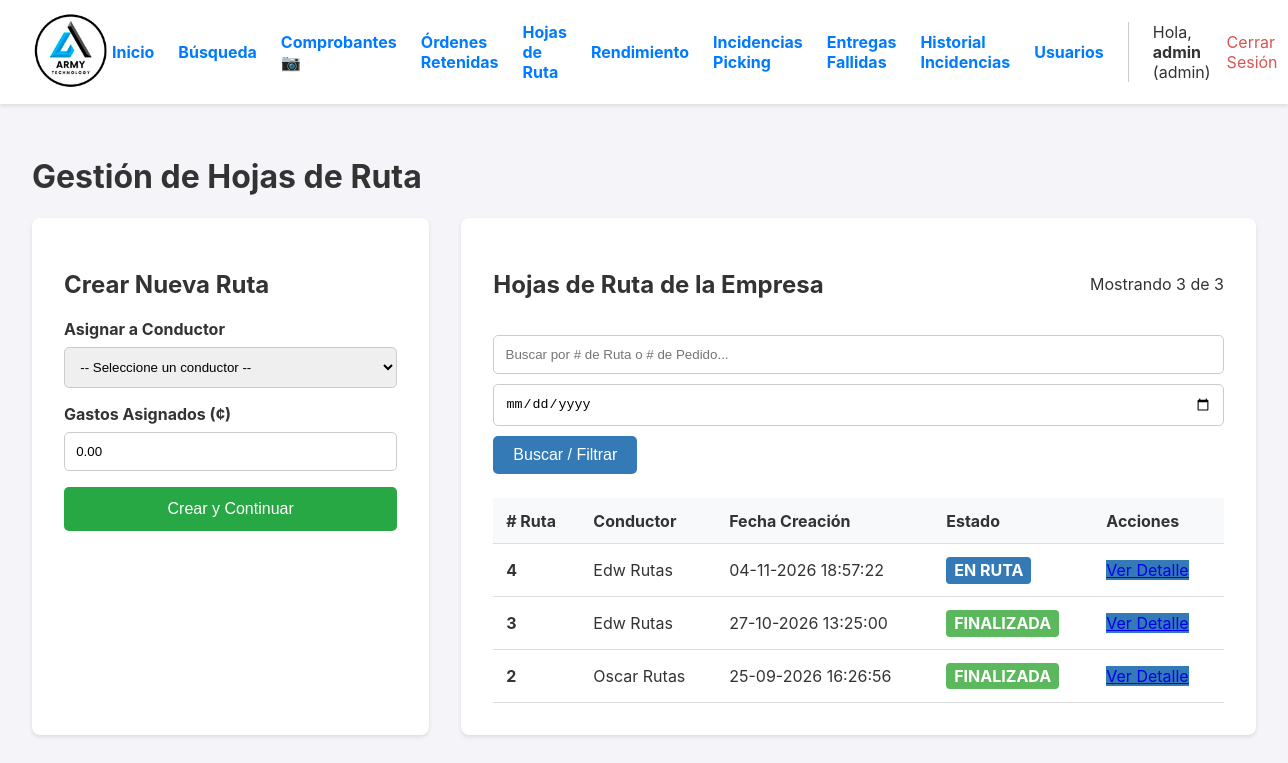
The app's page /rutas (signed in), older data.
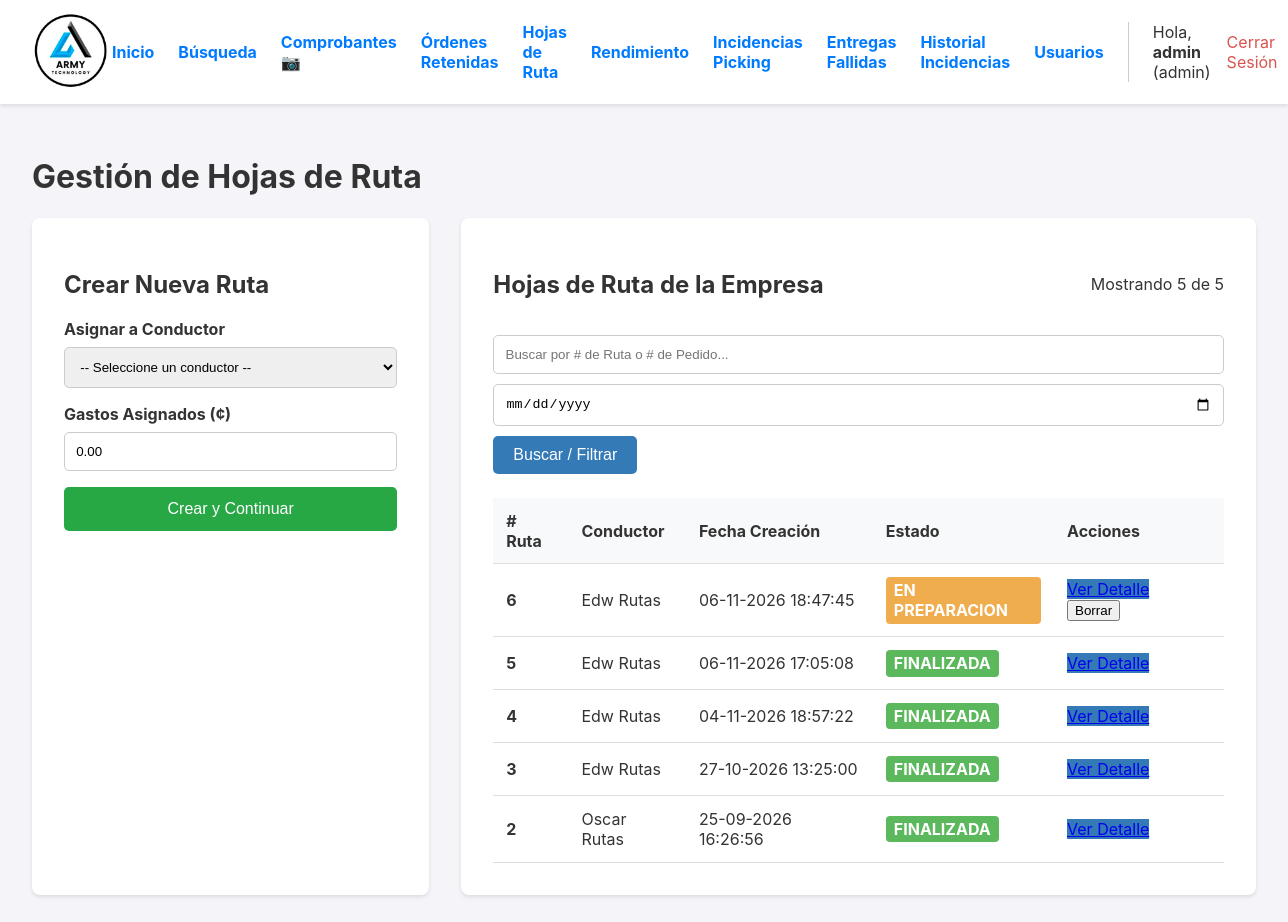
The same page, newer data.
### app.py (models this page shows, shortened)
class HojaDeRuta(db.Model):
    __tablename__ = 'hoja_de_ruta'
    id = db.Column(db.Integer, primary_key=True)
    fecha_creacion = db.Column(db.DateTime, default=datetime.datetime.utcnow)
    estado = db.Column(db.String(20), nullable=False, default='EN_PREPARACION')
    gastos_asignados = db.Column(db.Float, nullable=False, default=0.0)
    ordenes = db.relationship('Orden', backref='hoja_de_ruta', lazy='dynamic')
    transacciones = db.relationship('Transaccion', backref='hoja_de_ruta', lazy='dynamic', cascade="all, delete-orphan")
    gastos_viaje = db.relationship('GastoViaje', backref='hoja_de_ruta', lazy='dynamic', cascade="all, delete-orphan")
    fecha_finalizacion = db.Column(db.DateTime, nullable=True)
    tipo_entrega = db.Column(db.String(20), nullable=False, default='INTERNA') # Valores: 'INTERNA', 'EXTERNA'
    conductor_id = db.Column(db.Integer, db.ForeignKey('user.id'), nullable=True) # Ahora es opcional
    conductor = db.relationship('User', backref='hojas_de_ruta')
    nombre_transportista = db.Column(db.String(100), nullable=True) # Ej: "Guatex", "Cargo Expreso"
    nombre_receptor = db.Column(db.String(100), nullable=True)     # Nombre de la persona que recibe
    id_receptor = db.Column(db.String(50), nullable=True)          # DPI, Cédula, etc.

class User(UserMixin, db.Model):
    id = db.Column(db.Integer, primary_key=True)
    username = db.Column(db.String(80), unique=True, nullable=False)
    password_hash = db.Column(db.String(256), nullable=False)
    role = db.Column(db.String(20), nullable=False, default='operario')

### app.py (the view, shortened to what this page needs)
@app.route('/rutas', methods=['GET', 'POST'])
@login_required
@logistica_required
def gestionar_rutas():
    page = request.args.get('page', 1, type=int)
    search_query = request.args.get('search', '').strip()
    fecha_filtro = request.args.get('fecha', '').strip() # Extraemos el nuevo parámetro de fecha
    RUTAS_POR_PAGINA = 30
    query_base = db.select(HojaDeRuta).options(joinedload(HojaDeRuta.conductor)).where(HojaDeRuta.tipo_entrega == 'INTERNA')
    query_base = query_base.order_by(HojaDeRuta.fecha_creacion.desc())
    pagination = db.paginate(query_base, page=page, per_page=RUTAS_POR_PAGINA, error_out=False)
    rutas = pagination.items
    conductores = db.session.execute(db.select(User).filter_by(role='conductor').order_by(User.username)).scalars().all()
    return render_template(
        'gestionar_rutas.html',
        rutas=rutas,
        conductores=conductores,
        pagination=pagination,
        search_query=search_query,
        fecha_filtro=fecha_filtro # Pasamos el filtro para mantener el valor en la interfaz
    )

### app.py (called while the page is built)
def logistica_required(f):
    @wraps(f)
    def decorated_function(*args, **kwargs):
        if not current_user.is_authenticated or current_user.role not in ['admin', 'operario', 'garantias']:
            flash('Se requiere rol de Administrador, Operario o Garantías para acceder a esta página.', 'error')
            return redirect(url_for('dashboard'))
        return f(*args, **kwargs)
    return decorated_function

@login_manager.user_loader
def load_user(user_id):
    return db.session.get(User, int(user_id))

@app.template_filter('localtime')
def to_localtime_filter(utc_datetime):
    if not utc_datetime: return ""
    local_tz = pytz.timezone('America/Costa_Rica')
    local_dt = utc_datetime.replace(tzinfo=pytz.utc).astimezone(local_tz)
    return local_dt.strftime('%d-%m-%Y %H:%M:%S')

### templates/gestionar_rutas.html (shortened to what this page needs)
{% extends "layout.html" %}
{% block content %}
<h1>Gestión de Hojas de Ruta</h1>
<div class="admin-container">
    <div class="form-container">
        <h2>Crear Nueva Ruta</h2>
        <form method="POST">
            <div class="form-group">
                <label for="conductor_id">Asignar a Conductor</label>
                <select id="conductor_id" name="conductor_id" required>
                    <option value="">-- Seleccione un conductor --</option>
                </select>
            </div>
            <div class="form-group">
                <label for="gastos_asignados">Gastos Asignados (¢)</label>
                <input type="number" id="gastos_asignados" name="gastos_asignados" step="0.01" min="0" value="0.00" required>
            </div>
            <button type="submit" class="submit-btn">Crear y Continuar</button>
        </form>
    </div>
    <div class="list-container">
        <div style="display: flex; justify-content: space-between; align-items: center; margin-bottom: 1rem;">
            <h2>Hojas de Ruta de la Empresa</h2>
            <span>Mostrando {{ rutas|length }} de {{ pagination.total }}</span>
        </div>
        <form method="GET" class="search-form">
            <input type="text" name="search" placeholder="Buscar por # de Ruta o # de Pedido..." value="{{ search_query or '' }}">
            <input type="date" name="fecha" value="{{ fecha_filtro or '' }}" title="Filtrar por fecha de creación">
            <button type="submit" class="submit-btn search-btn" style="width: auto;">Buscar / Filtrar</button>
        </form>
        <table>
            <thead>
                <tr>
                    <th># Ruta</th>
                    <th>Conductor</th>
                    <th>Fecha Creación</th>
                    <th>Estado</th>
                    <th>Acciones</th>
                </tr>
            </thead>
            <tbody>
                {% for ruta in rutas %}
                <tr>
                    <td><strong>{{ ruta.id }}</strong></td>
                    <td>
                        {{ ruta.conductor.username if ruta.conductor else 'N/A' }}
                    </td>
                    <td>{{ ruta.fecha_creacion | localtime }}</td>
                    <td>
                        <span class="estado estado-{{ ruta.estado }}">{{ ruta.estado.replace('_', ' ') }}</span>
                    </td>
                    <td>
                        <a href="{{ url_for('detalle_ruta', ruta_id=ruta.id) }}" class="action-link" style="background-color: #337ab7; display: inline-block; margin-right: 5px;">Ver Detalle</a>
                        {% if ruta.estado == 'EN_PREPARACION' %}
                        <form action="{{ url_for('borrar_ruta', ruta_id=ruta.id) }}" method="POST" style="display: inline;" onsubmit="return confirm('¿Está seguro de que desea eliminar esta hoja de ruta?');">
                            <button type="submit" class="remove-btn">Borrar</button>
                        </form>
                        {% endif %}
                    </td>
                </tr>
                {% else %}
                <tr>
                    <td colspan="5" style="text-align: center; padding: 2rem;">No hay hojas de ruta registradas que coincidan con la búsqueda.</td>
                </tr>
                {% endfor %}
            </tbody>
        </table>
    </div>
</div>
{% endblock %}

Row changes from the older to the newer data that the page shows:
added HojaDeRuta: id "6", conductor "Edw Rutas", fecha_creacion "06-11-2026 18:47:45", estado.replace "EN PREPARACION"
added HojaDeRuta: id "5", conductor "Edw Rutas", fecha_creacion "06-11-2026 17:05:08", estado.replace "FINALIZADA"
changed HojaDeRuta id 4: estado "EN_RUTA" → "FINALIZADA" (drawn); estado.replace "EN RUTA" → "FINALIZADA"
Text that changed along with them:
{{ rutas|length }}: "3" → "5"
{{ pagination.total }}: "3" → "5"
